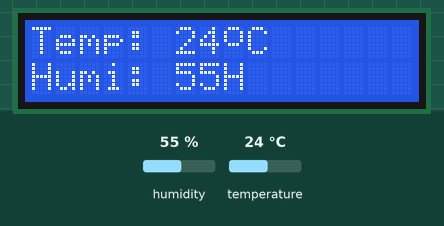
Bench run of a sketch on a simulated ESP8266 (NodeMCU). Shown: 16×2 character LCD. The test bench sets the inputs (shaded band); at power-on: humidity 55 %, temperature 24 °C. What the sketch prints to the serial monitor is not drawn.

Above: at 6.2 s.
6.3 s: humidity set to 22 %
At 8.6 s:
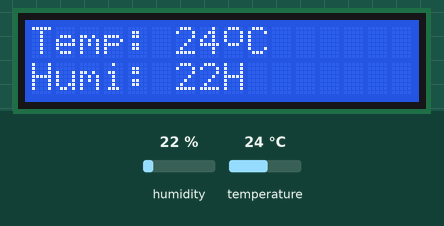
9.0 s: temperature set to 12 °C
At 10.6 s:
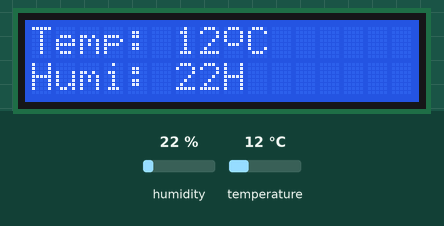
11.7 s: humidity set to 40 %
At 14.5 s:
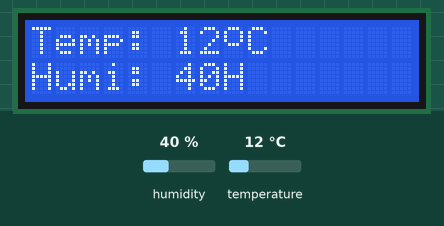
14.8 s: temperature set to 19 °C
At 16.6 s:
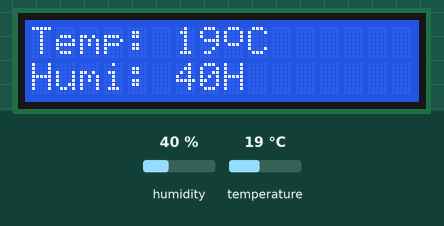
Timing chart, 0 to 18.1 s (numbered marks = the images above; inputs shaded):
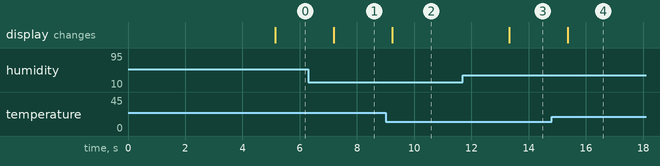

The sketch:

lcd.ino
```cpp
// Menambahkan library sensor DHT
#include <SimpleDHT.h>
// Menambahkan library LCD
#include <LiquidCrystal_I2C.h>
// Mendefinsikan alamat pin
#define pinDHT D4 // SD3 pin signal sensor DHT
// Deklarasi variabel global
byte temperature = 0;
byte humidity = 0;
// Deklarasi instance object constructor DHT11
SimpleDHT11 dht11(pinDHT);
LiquidCrystal_I2C lcd(0x27, 16, 2);
// Membuat kustom karakter derajat
// https://maxpromer.github.io/LCD-Character-Creator/
byte derajat[] = {
 B01110,
 B10001,
 B10001,
 B10001,
 B01110,
 B00000,
 B00000,
 B00000
};
void setup() {
 // Mengatur baudrate serial Monitor
 Serial.begin(115200);
 // Mengatur mode pin DHT sebagai input
 pinMode(pinDHT, INPUT);
 // Menampilkan pesan string pada LCD
 lcd.init(); // Inisialisasi LCD
 lcd.clear(); // Bersihkan layar
 lcd.backlight();
 lcd.home();
 lcd.createChar(0, derajat);
 lcd.setCursor(0, 0); // Kursor X,Y
 lcd.print("Humidity"); // Tampilkan ke layar
 lcd.setCursor(0, 1);
 lcd.print("Sensor");
 // Tunda untuk tampil selama 5 detik
 delay(5000);
 // Bersihkan layat
 lcd.clear();
}
void loop() {
 // Memanggil fungsi suhu dan kelembaban
 // yang akan dipanggil berulang-ulang
 // Modifikasi tampil suhu & kelembaban ke LCD
 KelembabanSuhu();
}
void KelembabanSuhu()
{
 int err = SimpleDHTErrSuccess;
 if ((err = dht11.read(&temperature, &humidity, NULL)) !=
SimpleDHTErrSuccess)
 {
 Serial.print("Pembacaan DHT11 gagal, err=");
 Serial.println(err);
 delay(1000);
 return;
 }
 // Tampilkan hasil pembacaan sensor ke serial monitor
 Serial.print("Sample OK: ");
 Serial.print((int)temperature);
 Serial.print(" *C, ");
 Serial.print((int)humidity);
 Serial.println(" H");
 // Tampilkan hasil pembacaan sensor ke LCD
 lcd.clear();
 lcd.setCursor(0, 0);
 lcd.print("Temp: " + String((int)temperature));
 lcd.write(0); // Simbol derajat
 lcd.print("C ");
 lcd.setCursor(0, 1);
 lcd.print("Humi: " + String((int)humidity) + "H");
 // Tunda pembacaan setiap 2 detik
 // kemampuan baca DHT11 idealnya adalah 1,5 detik
 delay(2000);
}
```

Measured:
- after the input at 6.3 s, the display: changes after 0.89 s (image 1)
- after the input at 9.0 s, the display: changes after 0.23 s (image 2)
- after the input at 11.7 s, the display: changes after 1.6 s (image 3)
- after the input at 14.8 s, the display: changes after 0.57 s (image 4)
